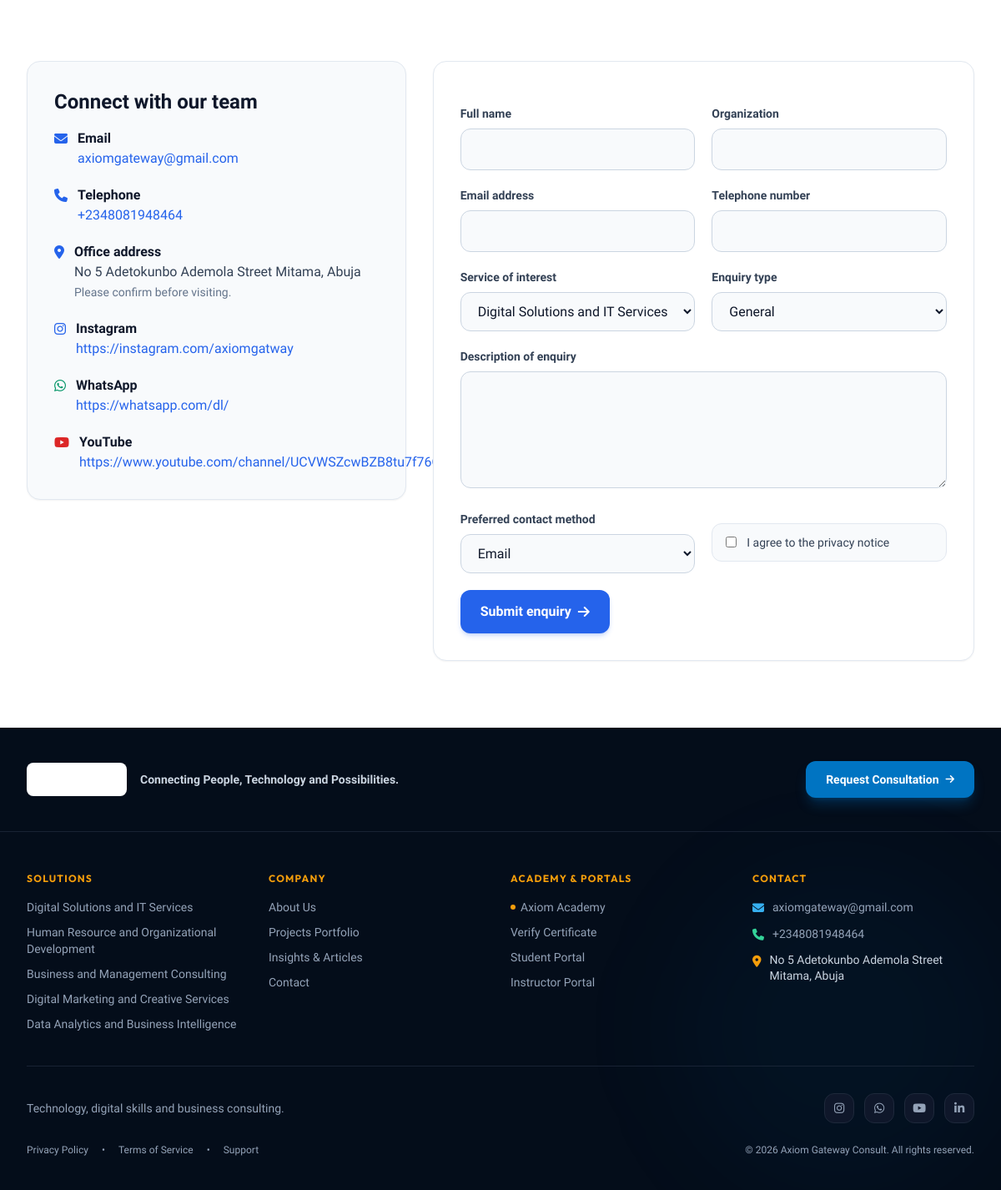
/contact (lower part), run on an earlier commit of the app's database.
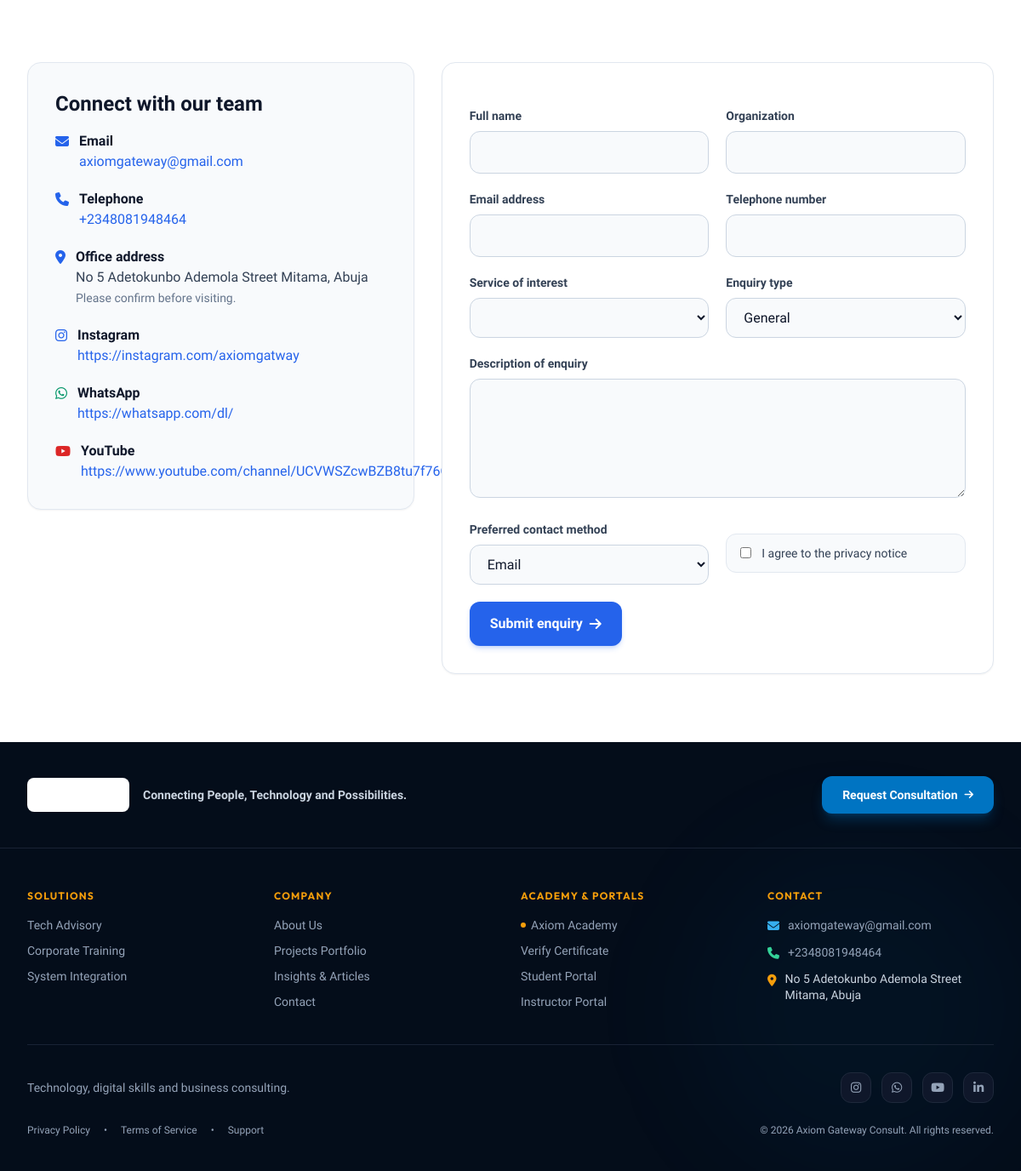
And on a later commit of the database.
### app/models.py (models this page shows)
class TimestampMixin:
    created_at = db.Column(db.DateTime, default=lambda: datetime.now(timezone.utc), nullable=False)
    updated_at = db.Column(
        db.DateTime,
        default=lambda: datetime.now(timezone.utc),
        onupdate=lambda: datetime.now(timezone.utc),
        nullable=False,
    )

class Service(TimestampMixin, db.Model):
    __tablename__ = "services"
    id = db.Column(db.Integer, primary_key=True)
    name = db.Column(db.String(120), nullable=False)
    slug = db.Column(db.String(120), unique=True, nullable=False, index=True)
    short_description = db.Column(db.Text, nullable=False)
    full_description = db.Column(db.Text, nullable=False)
    icon = db.Column(db.String(50), default="fa-briefcase")
    display_order = db.Column(db.Integer, default=0, nullable=False)
    published = db.Column(db.Boolean, default=True, nullable=False)
    enquiries = db.relationship("Enquiry", back_populates="service")

### app/routes.py (the view, shortened to what this page needs)
@public_bp.route("/contact", methods=["GET", "POST"])
@limiter.limit("10 per minute")
def contact():
    form = ContactForm()
    form.service.choices = get_service_choices()
    return render_template("public/contact.html", form=form)

### app/models.py (called while the page is built)
    @staticmethod
    def get_settings():
        settings = CompanySettings.query.order_by(CompanySettings.id.desc()).first()
        if settings:
            return settings
        default = CompanySettings()
        db.session.add(default)
        db.session.commit()
        return default

### app/routes.py (called while the page is built)
def get_service_choices():
    return [(service.slug, service.name) for service in Service.query.filter_by(published=True).order_by(Service.display_order.asc()).all()]

### app/templates/public/contact.html (shortened to what the changed rows need)
{% extends 'base.html' %}
{% block content %}
<section class="py-20 bg-white">
  <div class="max-w-7xl mx-auto px-4 sm:px-6 lg:px-8">
    <div class="grid grid-cols-1 lg:grid-cols-12 gap-8">
      <div class="lg:col-span-5 space-y-6">
        <div class="rounded-2xl bg-slate-50 border border-slate-200 p-8 shadow-sm">
          <h2 class="text-2xl font-bold text-slate-900 mb-4">Connect with our team</h2>
        </div>
      </div>
      <div class="lg:col-span-7 rounded-2xl border border-slate-200 bg-white shadow-sm p-6 sm:p-8">
        <form method="post" novalidate class="space-y-5">
          <div class="grid grid-cols-1 md:grid-cols-2 gap-5">
            <div>
              {{ form.service.label(class_='block text-sm font-semibold text-slate-700 mb-2') }}
              {{ form.service(class_='w-full rounded-xl border border-slate-300 bg-slate-50 px-4 py-3 text-slate-900 focus:outline-none focus:ring-2 focus:ring-blue-500') }}
            </div>
          </div>
        </form>
      </div>
    </div>
  </div>
</section>
{% endblock %}

### app/templates/base.html (shortened to what the changed rows need)
<!DOCTYPE html>
<html lang="en" class="scroll-smooth h-full">
<head>
  <script src="https://cdn.tailwindcss.com"></script>
  <link rel="stylesheet" href="https://cdnjs.cloudflare.com/ajax/libs/font-awesome/6.5.1/css/all.min.css">
</head>
<body class="font-sans bg-slate-50 text-slate-800 antialiased flex flex-col min-h-screen selection:bg-brand-600 selection:text-white">
  {% set nav_items = [
    ('Home', url_for('public.home')),
    ('About Us', url_for('public.about')),
    ('Services', url_for('public.services')),
    ('Who We Serve', url_for('public.who_we_serve')),
    ('Projects', url_for('public.projects')),
    ('Contact', url_for('public.contact')),
  ] %}
  <main class="grow">
    {% block content %}{% endblock %}
  </main>
  <footer class="bg-navy-950 text-slate-400 relative overflow-hidden">
    <div class="max-w-7xl mx-auto px-4 sm:px-6 lg:px-8 pt-12 pb-10 relative z-10">
      <div class="grid grid-cols-2 lg:grid-cols-4 gap-x-6 gap-y-10 pb-10">
        <div class="space-y-4">
          <ul class="space-y-2.5 text-sm">
            {% if services %}
              {% for service in services %}
                <li><a href="{{ url_for('public.service_detail', slug=service.slug) }}" class="hover:text-white transition">{{ service.name }}</a></li>
              {% endfor %}
            {% else %}
              <li><a href="{{ url_for('public.services') }}" class="hover:text-white transition">Tech Advisory</a></li>
              <li><a href="{{ url_for('public.services') }}" class="hover:text-white transition">Corporate Training</a></li>
              <li><a href="{{ url_for('public.services') }}" class="hover:text-white transition">System Integration</a></li>
            {% endif %}
          </ul>
        </div>
      </div>
    </div>
  </footer>
</body>
</html>

What changed in the data, as far as the page shows it:
removed Service: name "Digital Solutions and IT Services"
removed Service: name "Human Resource and Organizational Development"
removed Service: name "Business and Management Consulting"
removed Service: name "Digital Marketing and Creative Services"
removed Service: name "Data Analytics and Business Intelligence"
Also different on the page:
form field service: "Digital Solutions and IT Services" → (not shown)
text now shown: "Tech Advisory Corporate Training System Integration"
